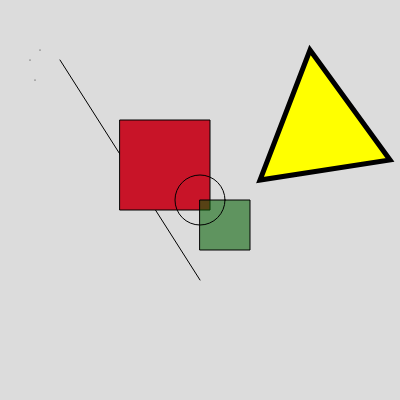
Frame 1 (no input)
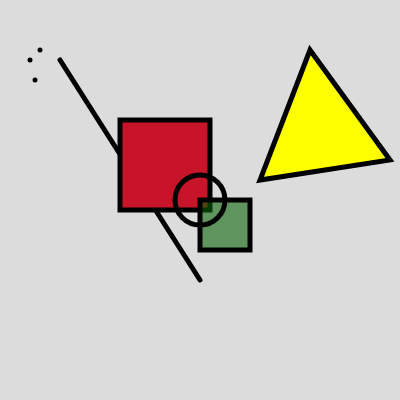
Frame 60 (no input)
Frame 120 (the mouse pressed at the canvas centre since frame 60): identical to frame 60, image omitted

The p5.js sketch that drew these frames (run headless with seeded random() and noise() and a simulated clock; from frame 60 on, the mouse is pressed at the canvas centre):

// p5.js sketch
// ── sketch.js
function setup(){
	createCanvas(400, 400)
}

function draw(){


	// cmd+d per modificare i tre parametri assieme
	background(220)



	//funzione che disegna un punto: imput "point" e poi i 2 parametri 
	point(30, 60)
	point(35, 80)
	point(40, 50)

	//funzione che disegna un segmento: imput "line" e poi i 4 parametri dei due punti di inizio e fine del segmento
	stroke(0,0,0)
	line(60, 60, 200, 280)
	
	//funzione che disegna una superficie i primi due valori rappresentano il punto di inizio in alto a sx e poi le lunghezze dei due segmenti
	//(con option e freccette si spostano le stringhe di testo)
	fill(200,20,40)
	rect(120,120,90,90)
	fill(10,100,10,150)
	rect(200,200,50,50)

	//funzione che disegna un cerchio (primi due valori rappresenta il centro e poi diametro x e y) si puo usare anche "circle"
	noFill()
	ellipse(200,200,50,50)

	//funzione per triangolo 
	fill(255,255,0)
	strokeWeight(5)
	triangle(310,50,390,160,260,180)

	// per i colori dare i tre codici rgb max 255 e se si vuole mettere una trasparenza aggiungere il codice alfa quindi un quarto numero

}
